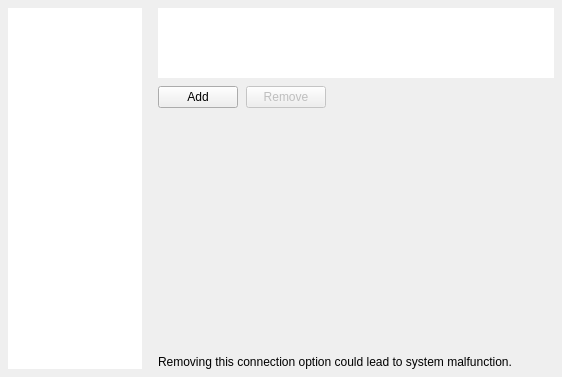
<?xml version="1.0" encoding="UTF-8"?>
<ui version="4.0">
 <class>QnRoutingManagementWidget</class>
 <widget class="QWidget" name="QnRoutingManagementWidget">
  <property name="geometry">
   <rect>
    <x>0</x>
    <y>0</y>
    <width>562</width>
    <height>377</height>
   </rect>
  </property>
  <layout class="QVBoxLayout" name="verticalLayout_3">
   <property name="spacing">
    <number>0</number>
   </property>
   <property name="leftMargin">
    <number>0</number>
   </property>
   <property name="topMargin">
    <number>0</number>
   </property>
   <property name="rightMargin">
    <number>0</number>
   </property>
   <property name="bottomMargin">
    <number>0</number>
   </property>
   <item>
    <widget class="QSplitter" name="splitter">
     <property name="orientation">
      <enum>Qt::Horizontal</enum>
     </property>
     <property name="handleWidth">
      <number>0</number>
     </property>
     <property name="childrenCollapsible">
      <bool>false</bool>
     </property>
     <widget class="QnPanel" name="serversPanel" native="true">
      <property name="sizePolicy">
       <sizepolicy hsizetype="Preferred" vsizetype="Preferred">
        <horstretch>1</horstretch>
        <verstretch>0</verstretch>
       </sizepolicy>
      </property>
      <property name="minimumSize">
       <size>
        <width>150</width>
        <height>0</height>
       </size>
      </property>
      <layout class="QVBoxLayout" name="verticalLayout">
       <property name="spacing">
        <number>0</number>
       </property>
       <property name="leftMargin">
        <number>8</number>
       </property>
       <property name="topMargin">
        <number>8</number>
       </property>
       <property name="rightMargin">
        <number>8</number>
       </property>
       <property name="bottomMargin">
        <number>8</number>
       </property>
       <item>
        <widget class="QTreeView" name="serversView">
         <property name="frameShape">
          <enum>QFrame::NoFrame</enum>
         </property>
         <property name="rootIsDecorated">
          <bool>false</bool>
         </property>
        </widget>
       </item>
      </layout>
     </widget>
     <widget class="QWidget" name="addressesWidget" native="true">
      <property name="sizePolicy">
       <sizepolicy hsizetype="Preferred" vsizetype="Preferred">
        <horstretch>5</horstretch>
        <verstretch>0</verstretch>
       </sizepolicy>
      </property>
      <property name="minimumSize">
       <size>
        <width>200</width>
        <height>0</height>
       </size>
      </property>
      <layout class="QVBoxLayout" name="addressesLayout" stretch="1,0,0,0">
       <property name="spacing">
        <number>8</number>
       </property>
       <property name="leftMargin">
        <number>8</number>
       </property>
       <property name="topMargin">
        <number>8</number>
       </property>
       <property name="rightMargin">
        <number>8</number>
       </property>
       <property name="bottomMargin">
        <number>8</number>
       </property>
       <item>
        <widget class="QnTreeView" name="addressesView">
         <property name="sizePolicy">
          <sizepolicy hsizetype="Expanding" vsizetype="Maximum">
           <horstretch>0</horstretch>
           <verstretch>0</verstretch>
          </sizepolicy>
         </property>
         <property name="frameShape">
          <enum>QFrame::NoFrame</enum>
         </property>
         <property name="sizeAdjustPolicy">
          <enum>QAbstractScrollArea::AdjustToContents</enum>
         </property>
         <property name="rootIsDecorated">
          <bool>false</bool>
         </property>
         <property name="uniformRowHeights">
          <bool>true</bool>
         </property>
         <property name="allColumnsShowFocus">
          <bool>true</bool>
         </property>
         <attribute name="headerStretchLastSection">
          <bool>false</bool>
         </attribute>
        </widget>
       </item>
       <item>
        <widget class="QWidget" name="buttonsWidget" native="true">
         <layout class="QHBoxLayout" name="buttonsLayout">
          <property name="spacing">
           <number>8</number>
          </property>
          <property name="leftMargin">
           <number>0</number>
          </property>
          <property name="topMargin">
           <number>0</number>
          </property>
          <property name="rightMargin">
           <number>0</number>
          </property>
          <property name="bottomMargin">
           <number>0</number>
          </property>
          <item>
           <widget class="QPushButton" name="addButton">
            <property name="toolTip">
             <string>Add URL</string>
            </property>
            <property name="text">
             <string>Add</string>
            </property>
           </widget>
          </item>
          <item>
           <widget class="QPushButton" name="removeButton">
            <property name="enabled">
             <bool>false</bool>
            </property>
            <property name="toolTip">
             <string>Remove</string>
            </property>
            <property name="text">
             <string>Remove</string>
            </property>
           </widget>
          </item>
          <item>
           <spacer name="horizontalSpacer">
            <property name="orientation">
             <enum>Qt::Horizontal</enum>
            </property>
            <property name="sizeHint" stdset="0">
             <size>
              <width>40</width>
              <height>20</height>
             </size>
            </property>
           </spacer>
          </item>
         </layout>
        </widget>
       </item>
       <item>
        <spacer name="verticalSpacer">
         <property name="orientation">
          <enum>Qt::Vertical</enum>
         </property>
         <property name="sizeHint" stdset="0">
          <size>
           <width>20</width>
           <height>0</height>
          </size>
         </property>
        </spacer>
       </item>
       <item>
        <widget class="QLabel" name="warningLabel">
         <property name="text">
          <string>Removing this connection option could lead to system malfunction.</string>
         </property>
         <property name="textFormat">
          <enum>Qt::RichText</enum>
         </property>
        </widget>
       </item>
      </layout>
     </widget>
    </widget>
   </item>
  </layout>
 </widget>
 <customwidgets>
  <customwidget>
   <class>QnPanel</class>
   <extends>QWidget</extends>
   <header location="global">ui/widgets/common/panel.h</header>
   <container>1</container>
  </customwidget>
  <customwidget>
   <class>QnTreeView</class>
   <extends>QTreeView</extends>
   <header location="global">ui/widgets/common/tree_view.h</header>
  </customwidget>
 </customwidgets>
 <resources/>
 <connections/>
</ui>
